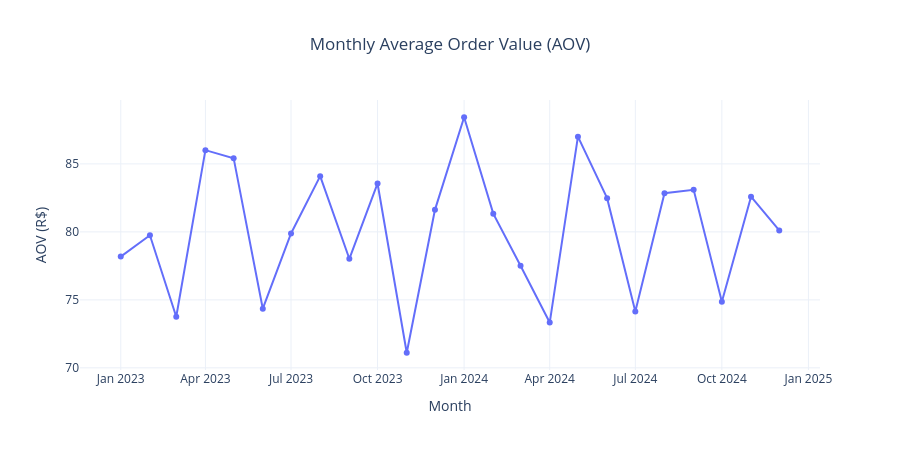

The code cell stored with this chart in its notebook:
### Code cell
# 4.5 Monthly Average Order Value

fig = px.line(
    monthly_sales,
    x="month",
    y="average_order_value",
    markers=True,
    title="Monthly Average Order Value (AOV)",
    labels={
        "month": "Month",
        "average_order_value": "AOV (R$)"
    },
    template="plotly_white"
)

fig.update_layout(
    title_x=0.5,
    height=450
)

fig.show()

### Figure 1 — Plotly figure (JSON) as saved in the notebook; plotly's stock layout.template omitted (floating-point values rounded to 4 significant figures)
{"data": [{"hovertemplate": "Month=%{x}<br>AOV (R$)=%{y}<extra></extra>", "legendgroup": "", "line": {"color": "#636efa", "dash": "solid"}, "marker": {"symbol": "circle"}, "mode": "lines+markers", "name": "", "orientation": "v", "showlegend": false, "type": "scatter", "x": ["2023-01", "2023-02", "2023-03", "2023-04", "2023-05", "2023-06", "2023-07", "2023-08", "2023-09", "2023-10", "2023-11", "2023-12", "2024-01", "2024-02", "2024-03", "2024-04", "2024-05", "2024-06", "2024-07", "2024-08", "2024-09", "2024-10", "2024-11", "2024-12"], "xaxis": "x", "y": [78.18, 79.75, 73.76, 86.01, 85.42, 74.35, 79.88, 84.1, 78.02, 83.56, 71.11, 81.62, 88.43, 81.34, 77.51, 73.33, 87.0, 82.48, 74.15, 82.84, 83.09, 74.86, 82.59, 80.11], "yaxis": "y"}], "layout": {"height": 450, "legend": {"tracegroupgap": 0}, "title": {"text": "Monthly Average Order Value (AOV)", "x": 0.5}, "xaxis": {"anchor": "y", "domain": [0, 1], "title": {"text": "Month"}}, "yaxis": {"anchor": "x", "domain": [0, 1], "title": {"text": "AOV (R$)"}}}}
